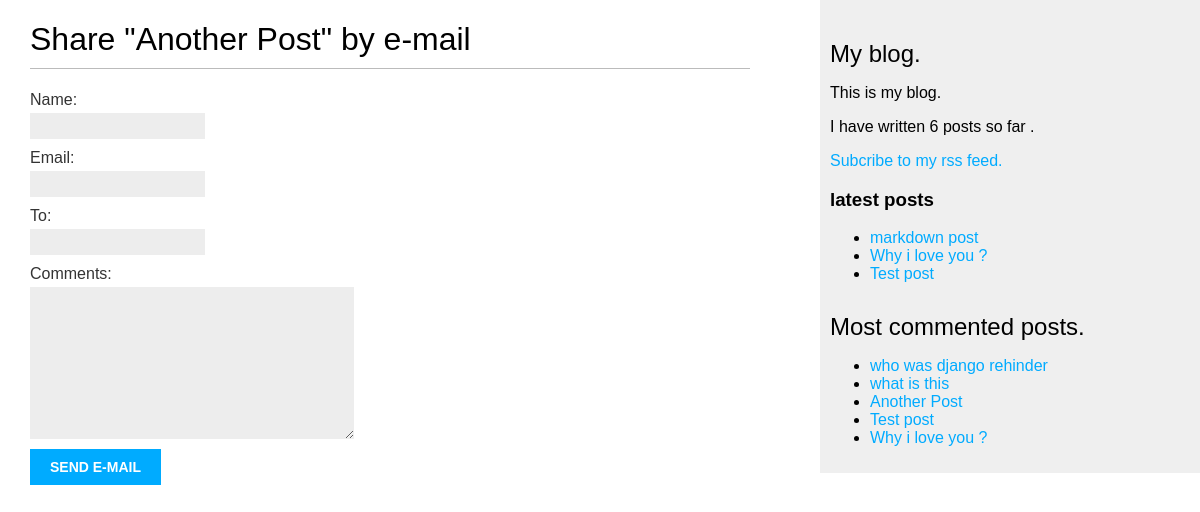
The page /blog/4/share on the database as committed earlier.
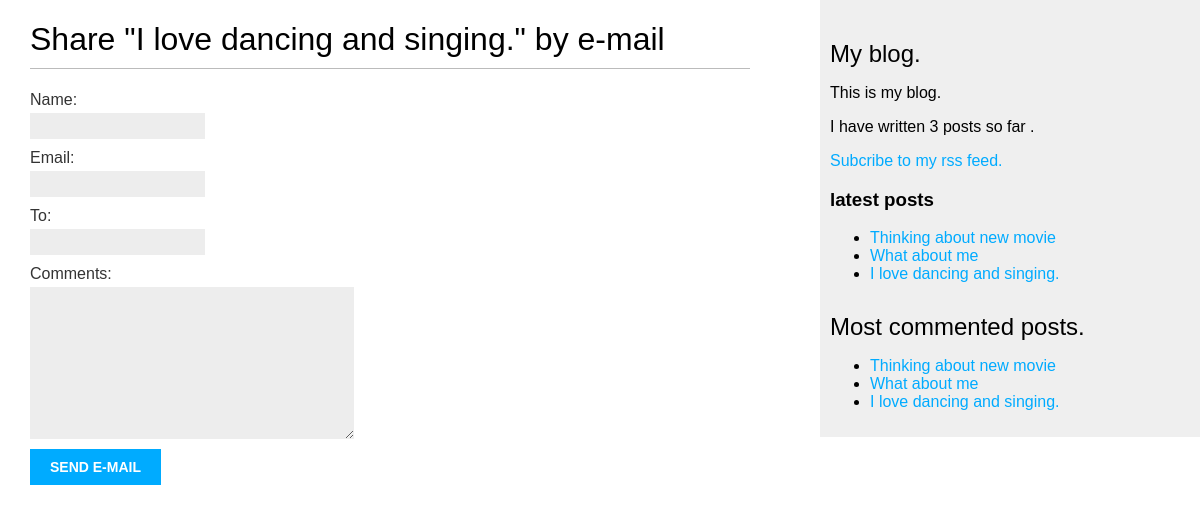
The same page on the database as committed later.
### blog/models.py (models this page shows, shortened)
class Post(models.Model):
    class Status(models.TextChoices):
        DRAFT = 'DF','draft'
        PUBLISHED = 'PB','Published'
    title = models.CharField(max_length=250)
    slug = models.SlugField(max_length=250,
                            unique='publish')
    author = models.ForeignKey(User,
                               on_delete=models.CASCADE,
                               related_name='blog_posts')
    body = models.TextField()
    publish = models.DateTimeField(default=timezone.now())
    created = models.DateTimeField(auto_now_add=True)
    updated = models.DateTimeField(auto_now=True)
    tags = TaggableManager()
    status = models.CharField(
        max_length=2,
        choices=Status.choices,
        default=Status.DRAFT
    )
    objects = models.Manager() # default manager
    published = PublishedManager() # custom manager
    class Meta:
        ordering = ['-publish']
        indexes = [
            models.Index(fields=['-publish']),
        ]
    def get_absolute_url(self):
        return reverse('blog:post_detail',args=[self.publish.year,
                                                self.publish.month,
                                                self.publish.day,
                                                self.slug
                                                ])

### blog/views.py (the view)
# urls.py: path('<int:post_id>/share',views.post_share,
def post_share(request,post_id):
    post = get_object_or_404(
        Post,
        id = post_id,
        status = Post.Status.PUBLISHED
    )
    sent = False
    if request.method == 'POST':
        form = EmailPostForm(request.POST)
        if form.is_valid():
            cd = form.cleaned_data
            post_url = request.build_absolute_uri(
                post.get_absolute_url()
            )
            subject = f"{cd['name']} recommends you read " \
                f"{post.title}"
            message = f"Read {post.title} at {post_url}\n\n" \
                      f"{cd['name']}\'s comments: {cd['comments']}"
            send_mail(subject, message, 'your_account@gmail.com',[cd['to']])
            sent = True
    else:
        form = EmailPostForm()
    return render(request,
                  'blog/post/share.html',
                  {
                      'post':post,
                      'form':form,
                      'sent':sent
                  }
                  )

### blog/forms.py
class EmailPostForm(forms.Form):
    name = forms.CharField(max_length=25)
    email = forms.EmailField()
    to = forms.EmailField()
    comments = forms.CharField(
        required=False,
        widget=forms.Textarea)

### blog/models.py (called while the page is built)
    def get_queryset(self):
        return super().get_queryset().filter(status=Post.Status.PUBLISHED)

### blog/templatetags/blog_tags.py (called while the page is built)
@register.simple_tag
def total_posts():
    return Post.published.count()

@register.inclusion_tag('blog/post/latest_posts.html')
def show_latest_posts(count=5):
    latest_posts = Post.published.order_by('-publish')[:count]
    return {
        'latest_posts' : latest_posts
    }

@register.simple_tag
def get_most_commented_post(count=5):
    return Post.published.annotate(
        total_comments=Count('comments')
    ).order_by('-total_comments')[:count]

### blog/templates/blog/post/share.html (shortened to what this page needs)
{% extends "blog/base.html" %}
{% block content %}
   {% if sent %}
       <h1>E-mail successfully sent</h1>
        <p>
         "{{ post.title }}" was successfully sent to {{ form.cleaned_data.to }}.
        </p>
    {% else %}
        <h1>Share "{{ post.title }}" by e-mail</h1>
    <form method="post">
       {{ form.as_p }}
          <input type="submit" value="Send e-mail">
     </form>
{% endif %}
{% endblock %}

### blog/templates/blog/base.html (shortened to what this page needs)
{% load blog_tags %}
{% load static %}
<!DOCTYPE html>
<html>
    <head>
        <link href="{% static "css/blog.css" %}" rel="stylesheet">
    </head>
    <body>
       <div id="content">
         {% block content %}
         {% endblock %}
       </div>
       <div id="sidebar">
         <h2>My blog.</h2>
         <p>This is my blog.</p>
         I have written {% total_posts %} posts so far .
         <p>
         <a href="{% url 'blog:post_feed' %}">Subcribe to my rss feed.
         </a>
         </p>
         <h3>latest posts</h3>
         {% show_latest_posts 3%}
         <h2>Most commented posts.</h2>
         {% get_most_commented_post as commented_post %}
         <ul>
           {% for post in commented_post %}
             <li>
               <a href="{{ post.get_absolute_post  }}">{{post.title}}</a>
             </li>
           {% endfor %}
         </ul>
       </div>
    </body>
</html>

### blog/templates/blog/post/latest_posts.html
<ul>
  {% for post in latest_posts %}
    <li>
       <a href="{{ post.get_absolute_url }}">{{ post.title}}</a>
    </li>
  {% endfor %}
</ul>

Rows that differ between the two databases and show on the page:
removed Post: title "Another Post", shown under "Most commented posts."
removed Post: title "markdown post", shown under "latest posts"
removed Post: title "Why i love you ?"
no longer on this page (row edited): Post: title "Test post"
no longer on this page (row edited): Post: title "who was django rehinder", shown under "Most commented posts."
added Post: title "I love dancing and singing."
added Post: title "Thinking about new movie"
now on one of the page's lists (row edited): Post: title "What about me"
changed Post: title "what is this" → "What about me"
Other text that changed with them:
text no longer shown: "6"
text now shown: "3"
